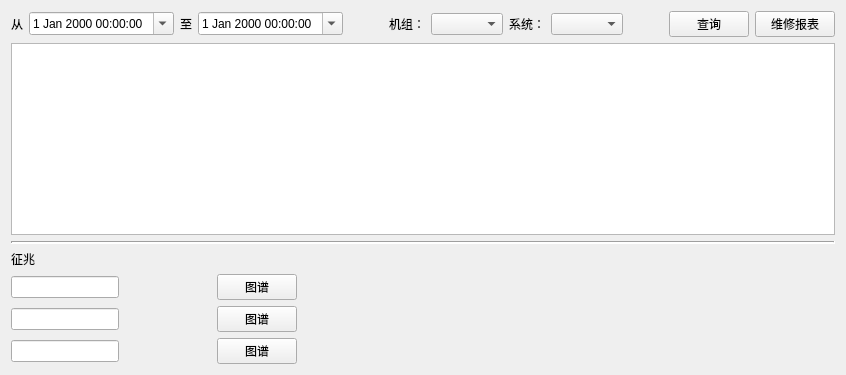
          <widget class="QWidget" name="tab_7">
           <attribute name="title">
            <string>诊断结果与维修决策</string>
           </attribute>
           <layout class="QGridLayout" name="gridLayout_5">
            <item row="4" column="0">
             <widget class="QLineEdit" name="lineEdit">
              <property name="sizePolicy">
               <sizepolicy hsizetype="Maximum" vsizetype="Fixed">
                <horstretch>0</horstretch>
                <verstretch>0</verstretch>
               </sizepolicy>
              </property>
             </widget>
            </item>
            <item row="3" column="0">
             <widget class="QLabel" name="label_14">
              <property name="text">
               <string>征兆</string>
              </property>
             </widget>
            </item>
            <item row="4" column="1">
             <widget class="QPushButton" name="pushButton_8">
              <property name="sizePolicy">
               <sizepolicy hsizetype="Maximum" vsizetype="Fixed">
                <horstretch>0</horstretch>
                <verstretch>0</verstretch>
               </sizepolicy>
              </property>
              <property name="autoFillBackground">
               <bool>false</bool>
              </property>
              <property name="text">
               <string>图谱</string>
              </property>
             </widget>
            </item>
            <item row="6" column="1">
             <widget class="QPushButton" name="pushButton_10">
              <property name="sizePolicy">
               <sizepolicy hsizetype="Maximum" vsizetype="Fixed">
                <horstretch>0</horstretch>
                <verstretch>0</verstretch>
               </sizepolicy>
              </property>
              <property name="text">
               <string>图谱</string>
              </property>
             </widget>
            </item>
            <item row="2" column="0" colspan="3">
             <widget class="Line" name="line">
              <property name="lineWidth">
               <number>2</number>
              </property>
              <property name="orientation">
               <enum>Qt::Horizontal</enum>
              </property>
             </widget>
            </item>
            <item row="1" column="0" colspan="3">
             <widget class="QTableView" name="tableView"/>
            </item>
            <item row="5" column="1">
             <widget class="QPushButton" name="pushButton_9">
              <property name="sizePolicy">
               <sizepolicy hsizetype="Maximum" vsizetype="Fixed">
                <horstretch>0</horstretch>
                <verstretch>0</verstretch>
               </sizepolicy>
              </property>
              <property name="text">
               <string>图谱</string>
              </property>
             </widget>
            </item>
            <item row="5" column="0">
             <widget class="QLineEdit" name="lineEdit_2">
              <property name="sizePolicy">
               <sizepolicy hsizetype="Maximum" vsizetype="Fixed">
                <horstretch>0</horstretch>
                <verstretch>0</verstretch>
               </sizepolicy>
              </property>
             </widget>
            </item>
            <item row="6" column="0">
             <widget class="QLineEdit" name="lineEdit_3">
              <property name="sizePolicy">
               <sizepolicy hsizetype="Maximum" vsizetype="Fixed">
                <horstretch>0</horstretch>
                <verstretch>0</verstretch>
               </sizepolicy>
              </property>
             </widget>
            </item>
            <item row="0" column="2">
             <layout class="QHBoxLayout" name="horizontalLayout_4">
              <item>
               <spacer name="horizontalSpacer_2">
                <property name="orientation">
                 <enum>Qt::Horizontal</enum>
                </property>
                <property name="sizeHint" stdset="0">
                 <size>
                  <width>40</width>
                  <height>20</height>
                 </size>
                </property>
               </spacer>
              </item>
              <item>
               <widget class="QLabel" name="label_12">
                <property name="sizePolicy">
                 <sizepolicy hsizetype="Fixed" vsizetype="Preferred">
                  <horstretch>0</horstretch>
                  <verstretch>0</verstretch>
                 </sizepolicy>
                </property>
                <property name="text">
                 <string>机组：</string>
                </property>
               </widget>
              </item>
              <item>
               <widget class="QComboBox" name="comboBox_6">
                <property name="sizePolicy">
                 <sizepolicy hsizetype="Fixed" vsizetype="Fixed">
                  <horstretch>0</horstretch>
                  <verstretch>0</verstretch>
                 </sizepolicy>
                </property>
               </widget>
              </item>
              <item>
               <widget class="QLabel" name="label_13">
                <property name="sizePolicy">
                 <sizepolicy hsizetype="Fixed" vsizetype="Preferred">
                  <horstretch>0</horstretch>
                  <verstretch>0</verstretch>
                 </sizepolicy>
                </property>
                <property name="text">
                 <string>系统：</string>
                </property>
               </widget>
              </item>
              <item>
               <widget class="QComboBox" name="comboBox_7">
                <property name="sizePolicy">
                 <sizepolicy hsizetype="Fixed" vsizetype="Fixed">
                  <horstretch>0</horstretch>
                  <verstretch>0</verstretch>
                 </sizepolicy>
                </property>
               </widget>
              </item>
              <item>
               <spacer name="horizontalSpacer_3">
                <property name="orientation">
                 <enum>Qt::Horizontal</enum>
                </property>
                <property name="sizeType">
                 <enum>QSizePolicy::Maximum</enum>
                </property>
                <property name="sizeHint" stdset="0">
                 <size>
                  <width>40</width>
                  <height>20</height>
                 </size>
                </property>
               </spacer>
              </item>
              <item>
               <widget class="QPushButton" name="pushButton_6">
                <property name="sizePolicy">
                 <sizepolicy hsizetype="Fixed" vsizetype="Fixed">
                  <horstretch>0</horstretch>
                  <verstretch>0</verstretch>
                 </sizepolicy>
                </property>
                <property name="text">
                 <string>查询</string>
                </property>
               </widget>
              </item>
              <item>
               <widget class="QPushButton" name="pushButton_7">
                <property name="sizePolicy">
                 <sizepolicy hsizetype="Fixed" vsizetype="Fixed">
                  <horstretch>0</horstretch>
                  <verstretch>0</verstretch>
                 </sizepolicy>
                </property>
                <property name="text">
                 <string>维修报表</string>
                </property>
               </widget>
              </item>
             </layout>
            </item>
            <item row="0" column="0" colspan="2">
             <layout class="QHBoxLayout" name="horizontalLayout_3">
              <item>
               <widget class="QLabel" name="label_10">
                <property name="sizePolicy">
                 <sizepolicy hsizetype="Fixed" vsizetype="Preferred">
                  <horstretch>0</horstretch>
                  <verstretch>0</verstretch>
                 </sizepolicy>
                </property>
                <property name="text">
                 <string>从</string>
                </property>
               </widget>
              </item>
              <item>
               <widget class="QDateTimeEdit" name="dateTimeEdit">
                <property name="sizePolicy">
                 <sizepolicy hsizetype="Maximum" vsizetype="Fixed">
                  <horstretch>0</horstretch>
                  <verstretch>0</verstretch>
                 </sizepolicy>
                </property>
                <property name="calendarPopup">
                 <bool>true</bool>
                </property>
               </widget>
              </item>
              <item>
               <widget class="QLabel" name="label_11">
                <property name="sizePolicy">
                 <sizepolicy hsizetype="Fixed" vsizetype="Preferred">
                  <horstretch>0</horstretch>
                  <verstretch>0</verstretch>
                 </sizepolicy>
                </property>
                <property name="text">
                 <string>至</string>
                </property>
               </widget>
              </item>
              <item>
               <widget class="QDateTimeEdit" name="dateTimeEdit_2">
                <property name="sizePolicy">
                 <sizepolicy hsizetype="Fixed" vsizetype="Fixed">
                  <horstretch>0</horstretch>
                  <verstretch>0</verstretch>
                 </sizepolicy>
                </property>
                <property name="calendarPopup">
                 <bool>true</bool>
                </property>
               </widget>
              </item>
             </layout>
            </item>
           </layout>
          </widget>
